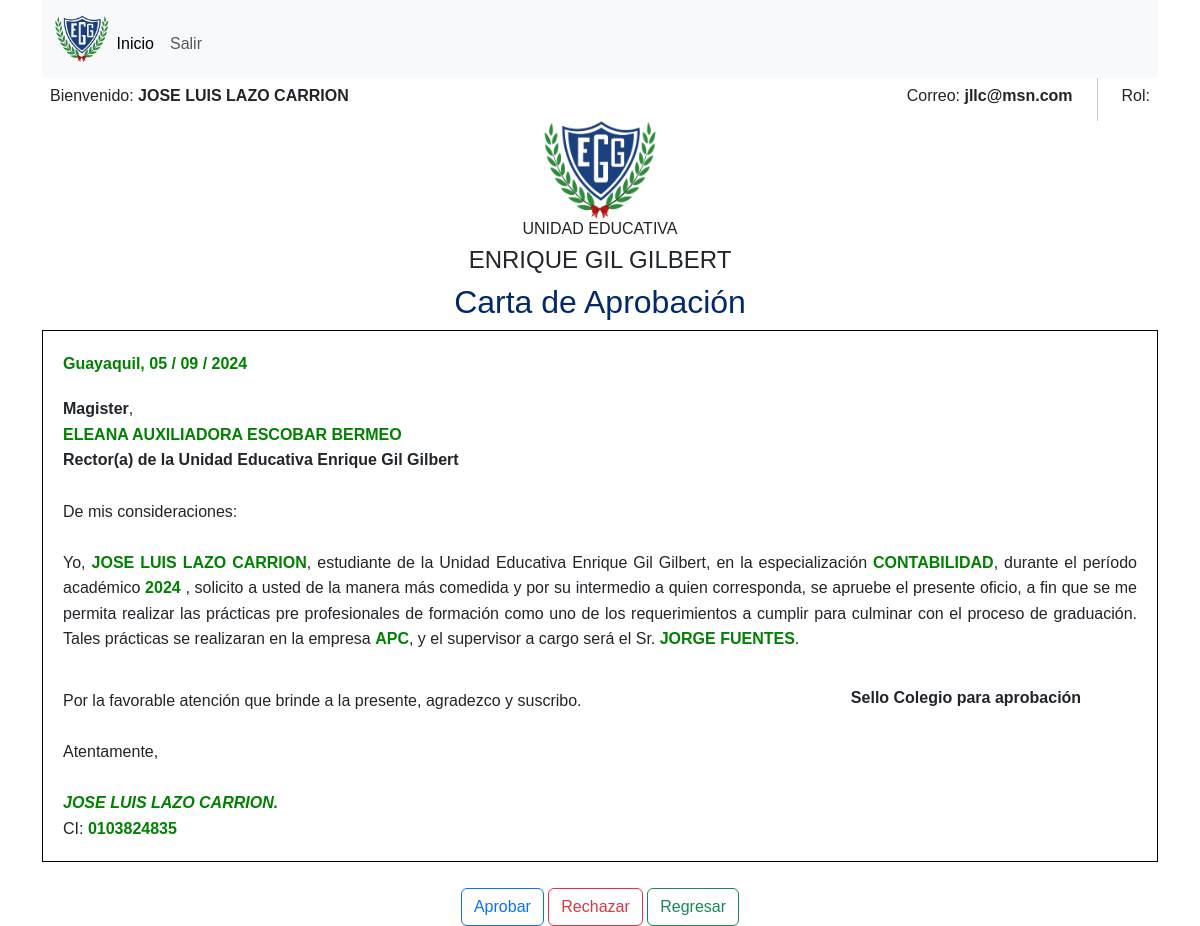
Screenshot of /ver_carta/1/ (signed in) with the database file from the repository.
### estudiantes/models.py (models this page shows, shortened)
class CartaAceptacion(models.Model):
    estudiante_carta = models.ForeignKey(User, on_delete=models.CASCADE)
    cedula_carta = models.CharField(max_length=20)
    ano_lectivo_carta = models.CharField(max_length=10)
    fecha_subida_carta = models.DateField(auto_now_add=True)
    comentarios_rector_carta = models.TextField()
    estado_carta = models.TextField(default='Espera1')
    empresa = models.CharField(max_length=100, default='Espera')
    supervisor = models.CharField(max_length=100, default='Espera')
    especializacion = models.CharField(max_length=50, default='Especializacion')
    rector = models.CharField(max_length=100, default='Rector')

### estudiantes/views.py (the view)
# urls.py: path('ver_carta/<int:pk>/', views.ver_carta, name='ver_carta'),
@login_required
def ver_carta(request, pk):
    carta = CartaAceptacion.objects.get(pk=pk)
    context = {'carta': carta}
    return render(request, 'ver_carta.html', context)

### templates/ver_carta.html (shortened to what this page needs)
{% extends 'bases/basehome.html' %}
{% block content %}
<h2>Carta de Aprobación</h2>
  <div class="letter">
      <div class="heading">
      <strong style="color:green">Guayaquil, {{carta.fecha_subida_carta |date:"d / m / Y"}}</strong>
      </div>
      <div class="salutation">
      <strong>Magister</strong>,<br>
      <strong style="color:green">{{carta.rector|upper}}</strong><br>
      <strong>Rector(a) de la Unidad Educativa Enrique Gil Gilbert</strong><br>
      <br>
      De mis consideraciones:<br><br>
      Yo, <strong style="color:green">{{carta.estudiante_carta.first_name|upper}} {{carta.estudiante_carta.last_name|upper}}</strong>, estudiante de la Unidad
      Educativa Enrique Gil Gilbert, en la especialización <strong style="color:green">{{carta.especializacion|upper}}</strong>, durante el período académico <strong style="color:green">{{carta.ano_lectivo_carta}}</strong>
      , solicito a usted de la manera más comedida y por su intermedio a quien corresponda, se apruebe el presente
      oficio, a fin que se me permita realizar las prácticas pre profesionales de formación como uno de los requerimientos
      a cumplir para culminar con el proceso de graduación. Tales prácticas se realizaran en la empresa
      <strong style="color:green">{{carta.empresa|upper}}</strong>, y el supervisor a cargo será el Sr.
      <strong style="color:green">{{carta.supervisor|upper}}</strong>.
      </div><br>
      <div class="row">
          <div class="col-sm-8">
              <div class="closing">
                  Por la favorable atención que brinde a la presente, agradezco y suscribo.<br><br>
                  Atentamente,
                  <br><br>
                  <strong style="color:green"><i>{{carta.estudiante_carta.first_name|upper}} {{carta.estudiante_carta.last_name|upper}}.</i></strong>
                  <br>
                  CI: <strong style="color:green"> {{carta.cedula_carta}} </strong>
              </div>
          </div>
          <div class="col-sm-4">
              {% load static %}
              <h6><strong>Sello Colegio para aprobación</strong></h6>
          </div>
      </div>
  </div>
  <br>
  <a href={% url 'aprobar_carta' carta.estudiante_carta_id %} class="btn btn-outline-primary">Aprobar</a>
  <a href={% url 'rechazar_carta' carta.estudiante_carta_id %} class="btn btn-outline-danger">Rechazar</a>
  <a href={% url 'home' %} class="btn btn-outline-success">Regresar</a>
{% endblock %}

### templates/bases/basehome.html (shortened to what this page needs)
{% load static %}
<!DOCTYPE html>
<html lang="es">
<head>
    <link href="https://cdn.jsdelivr.net/npm/bootstrap@5.3.3/dist/css/bootstrap.min.css" rel="stylesheet">
    <link href="{% static "css/style.css" %}" rel="stylesheet" type="text/css">
    <link href="{% static "css/respuesta.css" %}" rel="stylesheet" type="text/css">
</head>
<body>
<header class="container">
  <nav class="navbar navbar-expand-lg bg-body-tertiary">
    <div class="container-fluid">
        <img src="{% static 'img/logopeque.png' %}" width="5%" alt="Logo">
      <div class="collapse navbar-collapse" id="navbarNav">
        <ul class="navbar-nav">
          <li class="nav-item">
            <a class="nav-link active" href="{% url 'home' %}">Inicio</a>
        </li>
            <li class="nav-item"> <a class="nav-link" href="{% url 'logout' %}">Salir</a> </li>
        </ul>
      </div>
    </div>
  </nav>
</header>
  <div class="container">
    <div class="hstack gap-3">
      <div class="p-2"><h6>Bienvenido: <strong>{{user.first_name|upper}} {{user.last_name|upper}}</strong></h6></div>
      <div class="p-2 ms-auto"><h6>Correo: <strong> {{request.session.email}} </strong></h6></div>
      <div class="p-2"><h6>Rol: <strong>{{request.session.rol|upper}}</strong></h6></div>
    </div>
  </div>
  <div class="container text-center">
    <img  src="{% static 'img/logo.png' %}" width="10%" alt="Logo">
    <h6 class=" titulo-text">UNIDAD EDUCATIVA</h6>
    <h4 class="titulo-text">ENRIQUE GIL GILBERT</h4>
    {% block content %}
    {% endblock %}
  </div>
  </body>
</html>

### static/css/style.css (style rules this page uses)
h2 { color: #00296b !important; }
.letter { border: 1px solid black; padding: 20px; }
.heading { text-align: justify; margin-bottom: 20px; }
.salutation { text-align: justify; margin-bottom: 10px; }
.closing { text-align: justify; }

### static/css/respuesta.css (style rules this page uses)
div { font-family: Arial, sans-serif; line-height: 1.6; }
ul { margin: 10px 0; }
li { margin: 5px 0; }

### rows the page displays
CartaAceptacion: fecha_subida_carta "05 / 09 / 2024", rector "ELEANA AUXILIADORA ESCOBAR BERMEO", estudiante_carta.first_name "JOSE LUIS", estudiante_carta.last_name "LAZO CARRION", especializacion "CONTABILIDAD", ano_lectivo_carta "2024", empresa "APC", supervisor "JORGE FUENTES", cedula_carta "0103824835"

### other values shown
{{ user.first_name|upper }} "JOSE LUIS"
{{ user.last_name|upper }} "LAZO CARRION"
{{ request.session.email }} "jllc@msn.com"
